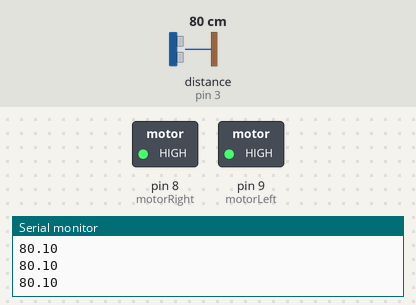
A sketch run on a simulated Arduino Uno, built with avr-gcc and run on an emulated ATmega328P. Shown: switched loads named in the sketch (green lamp = pin HIGH), the last lines printed to the serial monitor. Wiring (inferred from the names in the program): ultrasonic range finder: trigger pin 2; echo pin 3. Dashed ring = blinking. The inputs (shaded band) are chosen by the test bench; at power-on: distance to the obstacle (sensor on pin 3) 80 cm. The echo pulse lasts 58.3 µs per cm; pins used as bus, display or sensor lines are not drawn.

Above: at 1.2 s.
1.3 s: distance to the obstacle (sensor on pin 3) set to 2 cm
At 1.45 s:
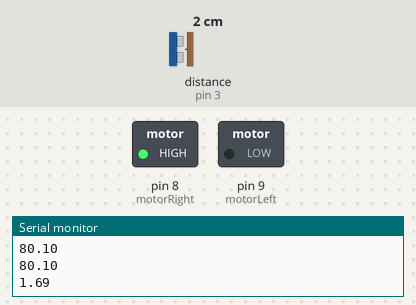
4.3 s: distance to the obstacle (sensor on pin 3) set to 60 cm
At 5.2 s:
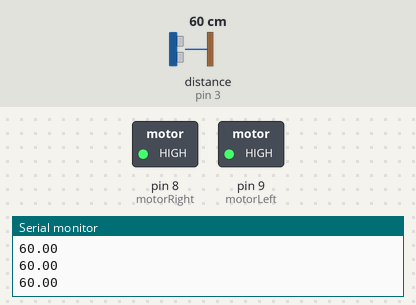
5.8 s: distance to the obstacle (sensor on pin 3) set to 4 cm
At 6.83 s:
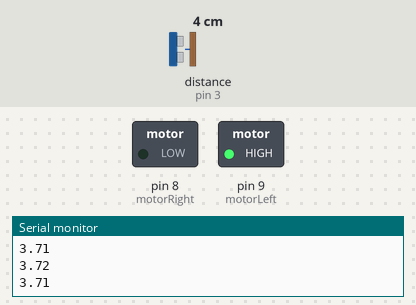
8.8 s: distance to the obstacle (sensor on pin 3) set to 9 cm
At 9.85 s:
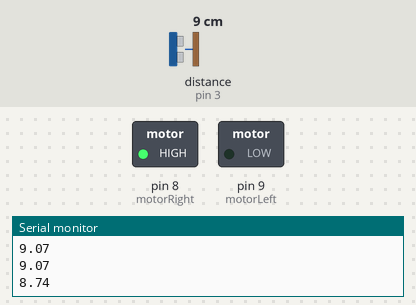
Timing chart, 0 to 12.8 s (numbered marks = the images above; inputs shaded):
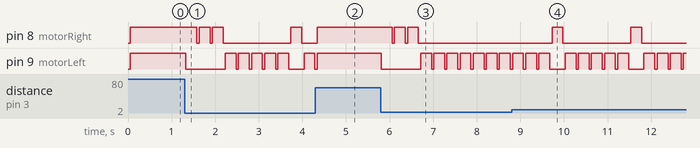

Measured:
- after the input at 1.3 s, pin 8 (motorRight): goes LOW 0.05 s, HIGH 0.25 s, LOW 0.05 s, HIGH 0.25 s, LOW 1.6 s, HIGH 0.25 s, then LOW, starting after 0.28 s; pin 9 (motorLeft): goes LOW 0.90 s, 4 × (HIGH 0.25 s, LOW 0.05 s), HIGH 0.25 s, LOW 0.35 s, HIGH 0.25 s, then LOW, starting at once
- after the input at 4.3 s, pin 9 (motorLeft): goes on until 4.3 s, then stays HIGH
- after the input at 5.8 s, pin 8 (motorRight): alternates HIGH for 0.25 s and LOW for 0.05 s, 5 changes in all, then stays LOW, starting after 0.26 s; pin 9 (motorLeft): HIGH → LOW at once, then repeats every 0.30 s: HIGH 0.25 s, LOW 0.05 s
- after the input at 8.8 s, pin 8 (motorRight): alternates HIGH for 0.25 s and LOW for 1.6 s, starting after 0.93 s

The sketch:

mars_rover.ino
```cpp
int motorRight = 8;
int motorLeft = 9;
int sensorTrig = 2;
int sensorEcho = 3;
float lastDistance = 1000;
int turnMotor = motorRight;

void setup() {
  pinMode(motorRight, OUTPUT);
  pinMode(motorLeft, OUTPUT);
  pinMode(sensorTrig, OUTPUT);
  pinMode(sensorEcho, INPUT);
  Serial.begin(9600);
}

void loop() {
  delay(50);
  digitalWrite(sensorTrig, LOW);
  delayMicroseconds(2);
  digitalWrite(sensorTrig, HIGH);
  delayMicroseconds(10);
  digitalWrite(sensorTrig, LOW);

  float duration = pulseIn(sensorEcho, HIGH);
  float distanceInCm = duration / 29 / 2;

  Serial.print(distanceInCm);
  Serial.print("\n");

  // This is to change the direction in case the rover turns
  // and starts facing a wall:
  if (distanceInCm < lastDistance) {
    if (turnMotor == motorRight) {
      turnMotor = motorLeft;
    } else {
      turnMotor = motorRight;
    }
  }

  if (distanceInCm < 35) { // The distance could be adjusted
    digitalWrite(motorRight, LOW);
    digitalWrite(motorLeft, LOW);
    digitalWrite(turnMotor, HIGH);
    delay(250); // This gives short turns, in case the rover
                // starts to run into a wall
    digitalWrite(turnMotor, LOW);
  } else {
    digitalWrite(motorRight, HIGH);
    digitalWrite(motorLeft, HIGH);
  }

  lastDistance = distanceInCm;
}
```
